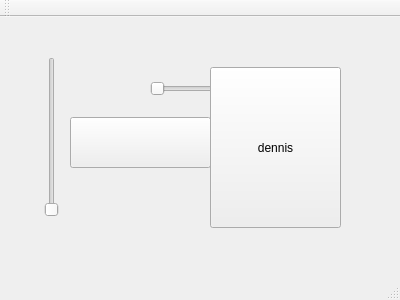
<?xml version="1.0" encoding="UTF-8"?>
<ui version="4.0">
 <class>MainWindow</class>
 <widget class="QMainWindow" name="MainWindow">
  <property name="geometry">
   <rect>
    <x>0</x>
    <y>0</y>
    <width>400</width>
    <height>300</height>
   </rect>
  </property>
  <property name="windowTitle">
   <string>MainWindow</string>
  </property>
  <widget class="QWidget" name="centralWidget">
   <widget class="QPushButton" name="sdf">
    <property name="geometry">
     <rect>
      <x>70</x>
      <y>100</y>
      <width>141</width>
      <height>51</height>
     </rect>
    </property>
    <property name="styleSheet">
     <string notr="true">border-image: url(:/img/doremi);</string>
    </property>
    <property name="text">
     <string/>
    </property>
   </widget>
   <widget class="QSlider" name="verticalSlider">
    <property name="geometry">
     <rect>
      <x>40</x>
      <y>40</y>
      <width>24</width>
      <height>160</height>
     </rect>
    </property>
    <property name="maximum">
     <number>1</number>
    </property>
    <property name="orientation">
     <enum>Qt::Vertical</enum>
    </property>
   </widget>
   <widget class="QSlider" name="horizontalSlider">
    <property name="geometry">
     <rect>
      <x>150</x>
      <y>60</y>
      <width>160</width>
      <height>24</height>
     </rect>
    </property>
    <property name="maximum">
     <number>1</number>
    </property>
    <property name="orientation">
     <enum>Qt::Horizontal</enum>
    </property>
   </widget>
   <widget class="QPushButton" name="dfsdfsd">
    <property name="geometry">
     <rect>
      <x>210</x>
      <y>50</y>
      <width>131</width>
      <height>161</height>
     </rect>
    </property>
    <property name="font">
     <font>
      <weight>50</weight>
      <italic>false</italic>
      <bold>false</bold>
      <underline>false</underline>
      <strikeout>false</strikeout>
      <kerning>false</kerning>
     </font>
    </property>
    <property name="accessibleName">
     <string comment="cwcdsf"/>
    </property>
    <property name="text">
     <string comment="sqdfqs" extracomment="cxcw">dennis</string>
    </property>
    <property name="iconSize">
     <size>
      <width>50</width>
      <height>16</height>
     </size>
    </property>
    <property name="checkable">
     <bool>true</bool>
    </property>
    <property name="checked">
     <bool>false</bool>
    </property>
    <property name="autoRepeat">
     <bool>false</bool>
    </property>
    <property name="autoExclusive">
     <bool>false</bool>
    </property>
   </widget>
  </widget>
  <widget class="QMenuBar" name="menuBar">
   <property name="geometry">
    <rect>
     <x>0</x>
     <y>0</y>
     <width>400</width>
     <height>28</height>
    </rect>
   </property>
  </widget>
  <widget class="QToolBar" name="mainToolBar">
   <attribute name="toolBarArea">
    <enum>TopToolBarArea</enum>
   </attribute>
   <attribute name="toolBarBreak">
    <bool>false</bool>
   </attribute>
  </widget>
  <widget class="QStatusBar" name="statusBar"/>
 </widget>
 <layoutdefault spacing="6" margin="11"/>
 <resources/>
 <connections/>
</ui>
